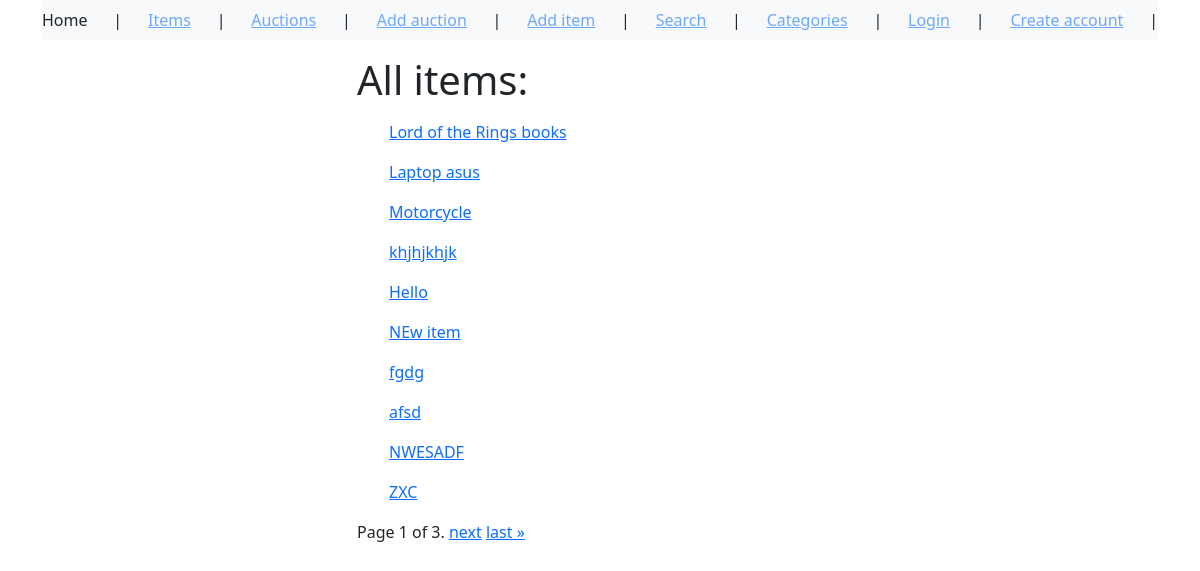
The app's page /items/ with its own data.
### auctions/models.py (models this page shows, shortened)
class Item(models.Model):
    name = models.CharField(max_length=64)
    description = models.TextField()
    image = models.ImageField(null=True,
                            blank=True,
                            upload_to='images/')
    category = models.ForeignKey(Category, on_delete=models.CASCADE)
    creator = models.ForeignKey(User, on_delete=models.CASCADE, null=True, blank=True)

### auctions/views.py (the view)
# urls.py: path('items/', auctions.ItemsList.as_view()),
class ItemsList(ListView):
    model = Item
    paginate_by = 10

### templates/auctions/item_list.html (shortened to what this page needs)
{% extends 'auctions/base_template.html' %}
{% block content %}
<p><h1>All items:</h1></p>
{% for item in item_list %}
<ul>
 <a href="/items/{{ item.id }}">  {{ item.name }}</a><br>
</ul>
{% endfor %}
<div class="pagination">
    <span class="step-links">
        <span class="current">
            Page {{ page_obj.number }} of {{ page_obj.paginator.num_pages }}.
        </span>
        {% if page_obj.has_next %}
            <a href="?page={{ page_obj.next_page_number }}">next</a>
            <a href="?page={{ page_obj.paginator.num_pages }}">last &raquo;</a>
        {% endif %}
    </span>
</div>
{% endblock %}

### records on screen
Item: name "Lord of the Rings books"
Item: name "Laptop asus"
Item: name "Motorcycle"
Item: name "khjhjkhjk"
Item: name "Hello"
Item: name "NEw item"
Item: name "fgdg"
Item: name "afsd"
Item: name "NWESADF"
Item: name "ZXC"

### other values on screen
{{ page_obj.number }} "1"
{{ page_obj.paginator.num_pages }} "3"
